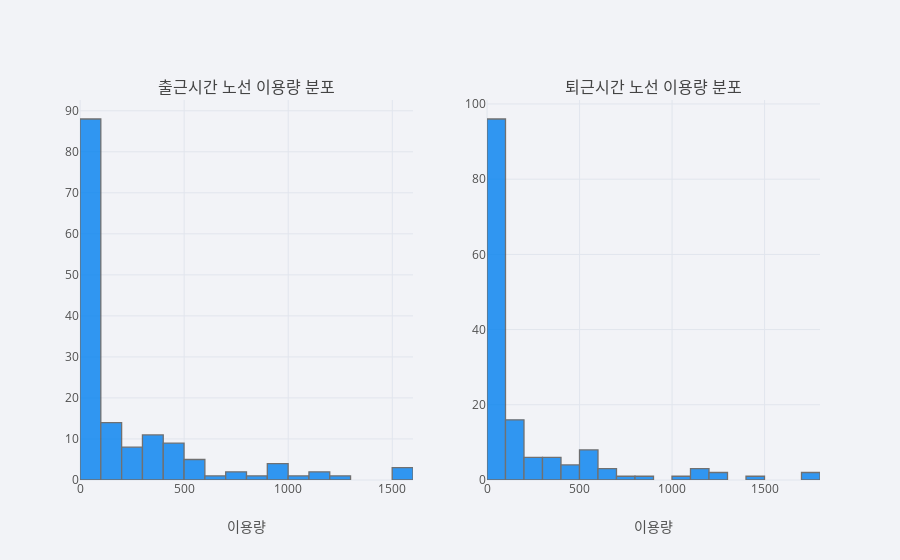

The cell this chart's notebook holds for it:
### Code cell
figures = [
    draw_pivot(df_morning, '노선명', '이용', 'hist', "출근시간 노선 이용량 분포", xTitle="이용량", asFigure=True),
    draw_pivot(df_dinner, '노선명', '이용', 'hist', "퇴근시간 노선 이용량 분포", xTitle="이용량", asFigure=True)
]

draw_subplots(figures, (1, 2))

### Figure 1 — Plotly figure (JSON) as saved in the notebook; plotly's stock layout.template omitted (floating-point values rounded to 4 significant figures; data arrays with more than 128 entries replaced by an {"elided": "..."} marker saying what was removed)
{"data": [{"histfunc": "count", "histnorm": "", "marker": {"color": "rgba(0, 128, 240, 1.0)", "line": {"color": "#505050", "width": 1.3}}, "name": "이용", "opacity": 0.8, "orientation": "v", "showlegend": false, "type": "histogram", "uid": "385fbfa7-ba0c-4cc8-9526-b6bdc65432fe", "x": {"elided": "150 int values"}, "xaxis": "x", "yaxis": "y"}, {"histfunc": "count", "histnorm": "", "marker": {"color": "rgba(0, 128, 240, 1.0)", "line": {"color": "#505050", "width": 1.3}}, "name": "이용", "opacity": 0.8, "orientation": "v", "showlegend": false, "type": "histogram", "uid": "50699a92-8feb-4dc3-aac1-60ed05c9e617", "x": {"elided": "150 int values"}, "xaxis": "x2", "yaxis": "y2"}], "layout": {"annotations": [{"font": {"size": 16}, "showarrow": false, "text": "출근시간 노선 이용량 분포", "x": 0.225, "xanchor": "center", "xref": "paper", "y": 1, "yanchor": "bottom", "yref": "paper"}, {"font": {"size": 16}, "showarrow": false, "text": "퇴근시간 노선 이용량 분포", "x": 0.775, "xanchor": "center", "xref": "paper", "y": 1, "yanchor": "bottom", "yref": "paper"}], "barmode": "overlay", "legend": {"bgcolor": "#F2F3F7", "font": {"color": "#505050"}}, "paper_bgcolor": "#F2F3F7", "plot_bgcolor": "#F2F3F7", "title": {"font": {"color": "#484848"}, "text": ""}, "xaxis": {"anchor": "y", "domain": [0, 0.45], "gridcolor": "#E1E5ED", "showgrid": true, "tickfont": {"color": "#505050"}, "title": {"font": {"color": "#505050"}, "text": "이용량"}, "zerolinecolor": "#E1E5ED"}, "xaxis2": {"anchor": "y2", "domain": [0.55, 1], "gridcolor": "#E1E5ED", "showgrid": true, "tickfont": {"color": "#505050"}, "title": {"font": {"color": "#505050"}, "text": "이용량"}, "zerolinecolor": "#E1E5ED"}, "yaxis": {"anchor": "x", "domain": [0, 1], "gridcolor": "#E1E5ED", "showgrid": true, "tickfont": {"color": "#505050"}, "title": {"font": {"color": "#505050"}, "text": ""}, "zerolinecolor": "#E1E5ED"}, "yaxis2": {"anchor": "x2", "domain": [0, 1], "gridcolor": "#E1E5ED", "showgrid": true, "tickfont": {"color": "#505050"}, "title": {"font": {"color": "#505050"}, "text": ""}, "zerolinecolor": "#E1E5ED"}}}
